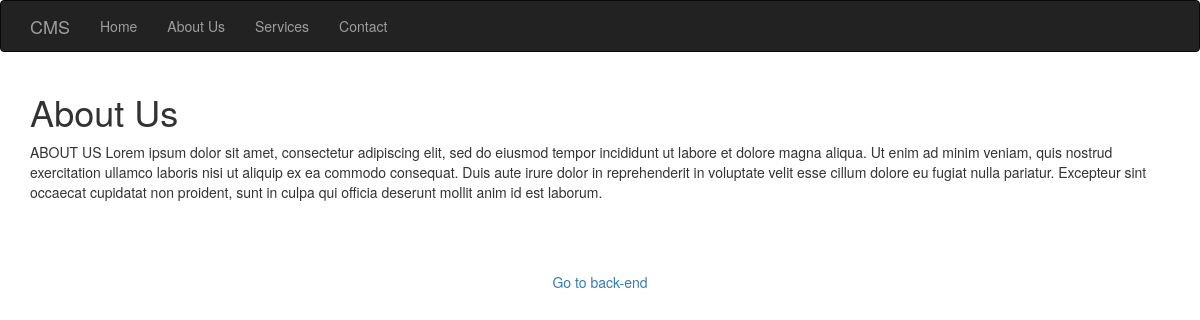
The app's page /index.php?page=2 with its own data.
### tables this page shows
CREATE TABLE `pages` (
  `id` int(11) NOT NULL,
  `title` varchar(30) NOT NULL,
  `url` varchar(30) NOT NULL,
  `content` text NOT NULL
);

### index.php (the view)
<?php require 'templates/header.inc.php'; ?>
<?php
$pageId = (isset($_GET['page'])) ? $_GET['page'] : 1;
$q = "select content from pages where id='$pageId'";
$r = mysqli_query($dbc, $q);
$row = mysqli_fetch_assoc($r);
if (!$row)
{
    header('Location: index.php');
    exit();
}
else
{
    echo $row['content'];
}
?>
<?php require 'templates/footer.inc.php'; ?>

### templates/header.inc.php (shortened to what this page needs)
<?php require 'db.inc.php'; ?>
<!DOCTYPE html>
<html lang="en">
  <head>
    <link rel="stylesheet" href="https://maxcdn.bootstrapcdn.com/bootstrap/3.3.7/css/bootstrap.min.css">
  </head>
  <body>
    <nav class="navbar navbar-inverse navbar-fixed-topcancel">
      <div class="container">
        <div class="navbar-header">
          <a class="navbar-brand" href="index.php">CMS</a>
        </div>
        <div id="navbar" class="collapse navbar-collapse">
          <ul class="nav navbar-nav">
            <?php
            $q = "select title, url from pages order by id asc";
            $r = mysqli_query($dbc, $q);
            while ($row = mysqli_fetch_assoc($r))
            {
                echo '<li><a href="'.$row['url'].'">'.$row['title'].'</a></li>';
            }
            ?>
          </ul>
        </div>
      </div>
    </nav>
    <div class="container">

### records on screen
pages: title "Home"
pages: title "About Us", content "About Us ABOUT US Lorem ipsum dolor sit amet, consectetur adipiscing elit, sed do eiusmod tempor incididunt ut labore et dolore magna aliqua. Ut enim ad minim veniam, quis nostrud exercitation ullamco laboris nisi ut aliquip ex ea commodo consequat. Duis aute irure dolor in reprehenderit in voluptate velit esse cillum dolore eu fugiat nulla pariatur. Excepteur sint occaecat cupidatat non proident, sunt in culpa qui officia deserunt mollit anim id est laborum."
pages: title "Services"
pages: title "Contact"
